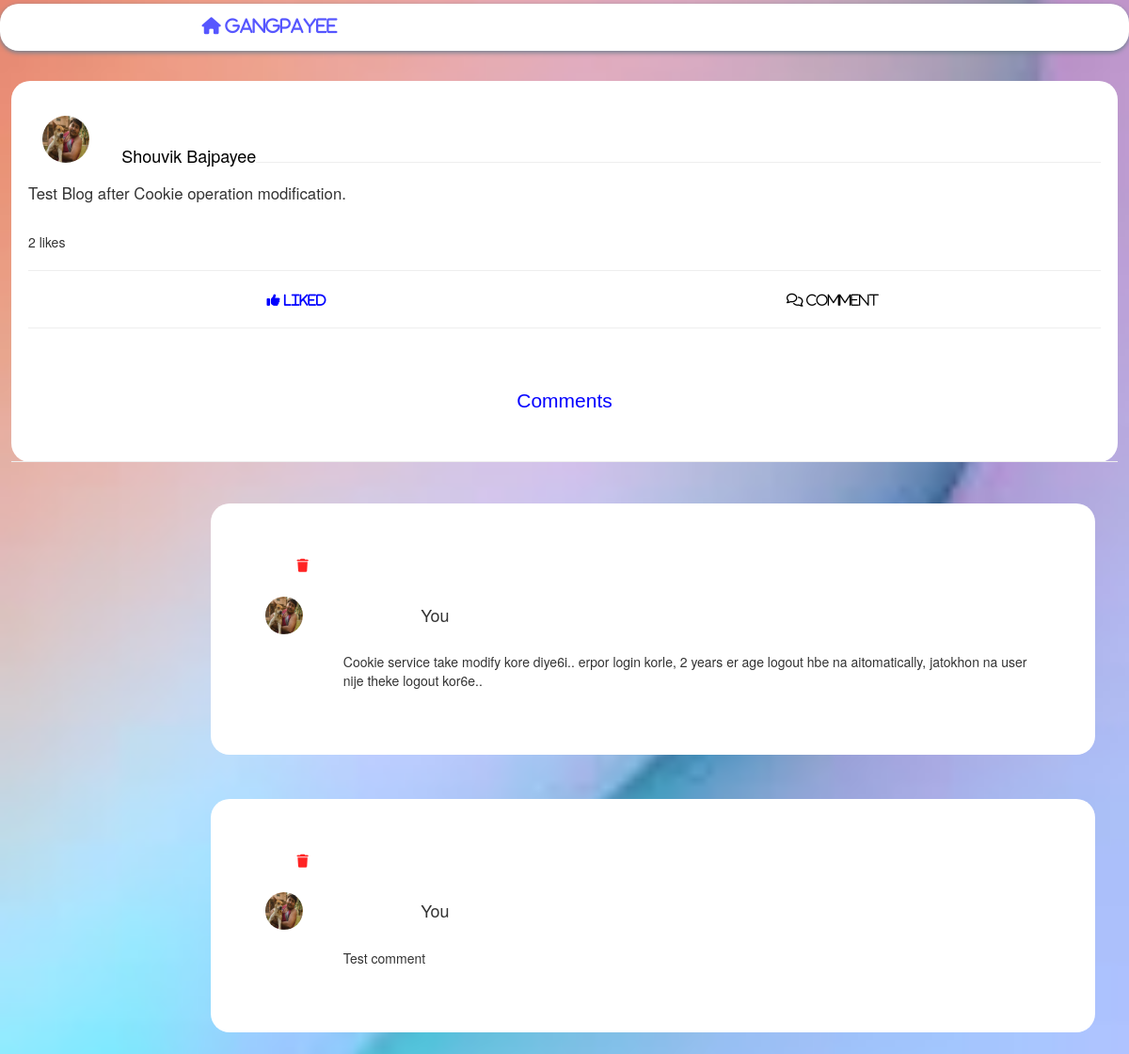
The app's page /blog/15 (signed in) with its own data.
### tables this page shows
CREATE TABLE users(
            username VARCHAR2(50) PRIMARY KEY,
            firstname VARCHAR2(50) NOT NULL,
            lastname VARCHAR2(50) NOT NULL,
            email VARCHAR2(50) NOT NULL,
            phone VARCHAR2(13) NOT NULL,
            password VARCHAR2(100) NOT NULL,
            image VARCHAR2(150) DEFAULT 'defaultProfileImage.png'
        );

CREATE TABLE blog(
            id INTEGER PRIMARY KEY AUTOINCREMENT,
            username VARCHAR2(1000),
            desc VARCHAR2(1000000000000000000)
        );

CREATE TABLE blogComment(
            id INTEGER PRIMARY KEY AUTOINCREMENT,
            pid INTEGER,
            username VARCHAR2(1000),
            cmnt VARCHAR2(10000000000000000000000)
        );

### app.py (the view)
@app.route("/blog/<int:pid>")
def blogPost(pid):
    if request.cookies.get('username'):
        user = request.cookies.get('username')
        post = blogDB.getPost(pid)
        comments = blogCommentDB.getblogComments(pid)
        likes = blogLikeDB.getLikes(pid)
        likedUsers = blogLikeDB.usersLiked(pid)
        no_likes = likes[0][0]
        liked = 0
        for i in range(len(likedUsers)):
            if user in likedUsers[i][0]:
                liked = 1
        postid = post[0][5]
        firstname = post[0][1]
        lastname = post[0][2]
        return render_template("blogPost.html", liked=liked, no_likes=no_likes, post=post, firstname=firstname, lastname=lastname,user=user,postid=postid,comments=comments)
    else:
        post = blogDB.getPost(pid)
        firstname = post[0][1]
        lastname = post[0][2]
        postid = post[0][5]
        return render_template("blogPost2.html", post=post, firstname=firstname, lastname=lastname, postid=postid)

### blogCommentDB.py (called while the page is built)
def getblogComments(pid):
    db.execute("SELECT cm.id,cm.pid,cm.username,cm.cmnt,u.firstname,u.lastname,u.image FROM users AS u INNER JOIN (SELECT c.id,c.pid,c.username,c.cmnt FROM blogComment AS c INNER JOIN blog AS p ON (c.pid = p.id)) AS cm ON (cm.username = u.username) WHERE cm.pid=(?)",(pid,))
    comments = db.fetchall()
    return comments

### blogDB.py (called while the page is built)
def getPost(pid):
    db.execute("""
        SELECT u.image,u.firstname,u.lastname,p.username,p.desc,p.id FROM users AS u INNER JOIN blog AS p ON (p.username=u.username) WHERE p.id={}
    """.format(pid))
    post = db.fetchall()
    return post

### blogLikeDB.py (called while the page is built)
def getLikes(pid):
    db.execute("SELECT COUNT(id) FROM blogLike WHERE pid=(?)",(pid,))
    likes = db.fetchall()
    return likes

def usersLiked(pid):
    db.execute("SELECT username FROM blogLike WHERE pid=(?)",(pid,))
    likedUsers = db.fetchall()
    return likedUsers

### templates/blogPost.html (shortened to what this page needs)
<!DOCTYPE html>
<html lang="en">
<head>
    <link rel="stylesheet" href="https://maxcdn.bootstrapcdn.com/bootstrap/3.4.0/css/bootstrap.min.css">
</head>
<body align="center">
    <nav id="navbar">
        <div id="title" class="container">
            <a href="/blog"><i class="fas fa-home" style="color: rgba(0, 0, 255, 0.664); margin-left: -55%;">
                    GangPayee</i></a>
        </div>
    </nav>
    <br>
    <div class="" id="maindiv" style="background-color: white; margin: 1%;">
        <br>
        <div>
            {% for i in range(post|length) %}
            <div class="container" id="postContainer">
                <a href="/account/{{ post[i][3] }}">
                    <div class="container" style="margin-bottom: -3%; padding-top: 1%;">
                        <img src="/images/profilePics/{{ post[i][0] }}" alt="dp" id="postDp" style="float: left;">
                        <h4 style="color: black; float: left; margin-left: 3%; padding-top: 2%;">{{ post[i][1] }} {{ post[i][2] }}</h4>
                    </div>
                </a>
                <hr>
                {% if post[i][4]|length %}
                <p style="font-size: 120%;" align="left">{{ post[i][4] }}</p>
                {% endif %}
                <br>
                <p style="float: left;">{{ no_likes }} likes</p><br>
                <hr>
                <div class="container row">
                    <div class="col-sm-6 col-xs-6 container">
                        {% if liked %}
                        <a href="/blog/{{ post[i][5] }}/dislike"><i class="fas fa-thumbs-up" style="color: blue;" id="liked"> Liked</i></a>
                        {% else %}
                        <a href="/blog/{{ post[i][5] }}/like"><i class="far fa-thumbs-up" style="color: black;" id="like"> Like</i></a>
                        {% endif %}
                    </div>
                    <a href="#bottom">
                        <div class="col-sm-6 col-xs-6 container" id="comment">
                            <i class="far fa-comments" style="color: black;"> Comment</i>
                        </div>
                    </a>
                </div>
                <hr>
            </div>
        </div>
        <div id="commentSectionHeader">
            <div id="header" class="sticky">
                <h4 style="font-size: 150%;">Comments</h4>
            </div>
        </div>
        <hr>
        {% endfor %}
        <div id="allMsgs">
            {% for i in range(comments|length) %}
            {% if (user == comments[i][2]) %}
            <div class="container" id="oneMsg">
                <div id="deleteDiv">
                    <a href="/blog/{{ comments[i][1] }}/comment/{{ comments[i][0] }}/delete"><i id="delete"
                            class="fas fa-trash"
                            style="color: rgba(255, 0, 0, 0.863); float: left; margin-left: 4%;"></i></a><br><br>
                </div>
                <img src="/images/profilePics/{{ comments[i][6] }}" alt="dp" class="avatar" align="left">
                <h4 align="left" style="padding-left: 20%; padding-top: 0%;"> You </h4><br>
                <p align="left" style="padding-left: 10%;">{{ comments[i][3] }}</p>
            </div>
            {% endif %}
            {% endfor %}
        </div>
    </div>
    <br><br><br><br>
</body>
</html>

### templates/blogPost.html (style rules this page uses)
html { scroll-behavior: smooth; }
#navbar { background-color: white; height: 50px; box-shadow: 0px 2px 5px 0px slategray; text-decoration: none; -moz-border-radius: 20px; -webkit-border-radius: 20px; border-radius: 20px; }
#title { font-size: large; font-weight: 500; font-family: "Comic Sans MS", cursive, sans-serif; padding-top: 12px; color: rgb(0, 0, 255); }
.avatar { vertical-align: middle; width: 40px; height: 40px; border-radius: 50%; }
#postDp { vertical-align: middle; width: 50px; height: 50px; border-radius: 50%; }
#postContainer { border-radius: 10px; padding-top: 6px; }
#commentSectionHeader { position: -webkit-sticky; position: sticky; top: 0; background-color: white; padding: 2%; color: blueviolet; font-family: "Comic Sans MS", cursive, sans-serif; width: 100%; }
#oneMsg { text-decoration: none; -moz-border-radius: 20px; -webkit-border-radius: 20px; border-radius: 20px; padding: 5%; margin: 2%; width: 80%; float: right; background-color: white; }
div.sticky { position: -webkit-sticky; position: sticky; top: 0; background-color: white; padding-top: 1%; color: rgb(4, 0, 255); font-family: "Comic Sans MS", cursive, sans-serif; width: 100%; }
body { background-image: url('/images/bg.jpeg'); background-position: center; background-repeat: no-repeat; background-size: cover; background-attachment: fixed; }
#maindiv { text-decoration: none; -moz-border-radius: 20px; -webkit-border-radius: 20px; border-radius: 20px; }

### records on screen
users: image (picture), firstname "Shouvik", lastname "Bajpayee"
blog: desc "Test Blog after Cookie operation modification."
blogComment: cmnt "Cookie service take modify kore diye6i.. erpor login korle, 2 years er age logout hbe na aitomatically, jatokhon na user nije theke logout kor6e.."
blogComment: cmnt "Test comment"

### other values on screen
{{ no_likes }} "2"
